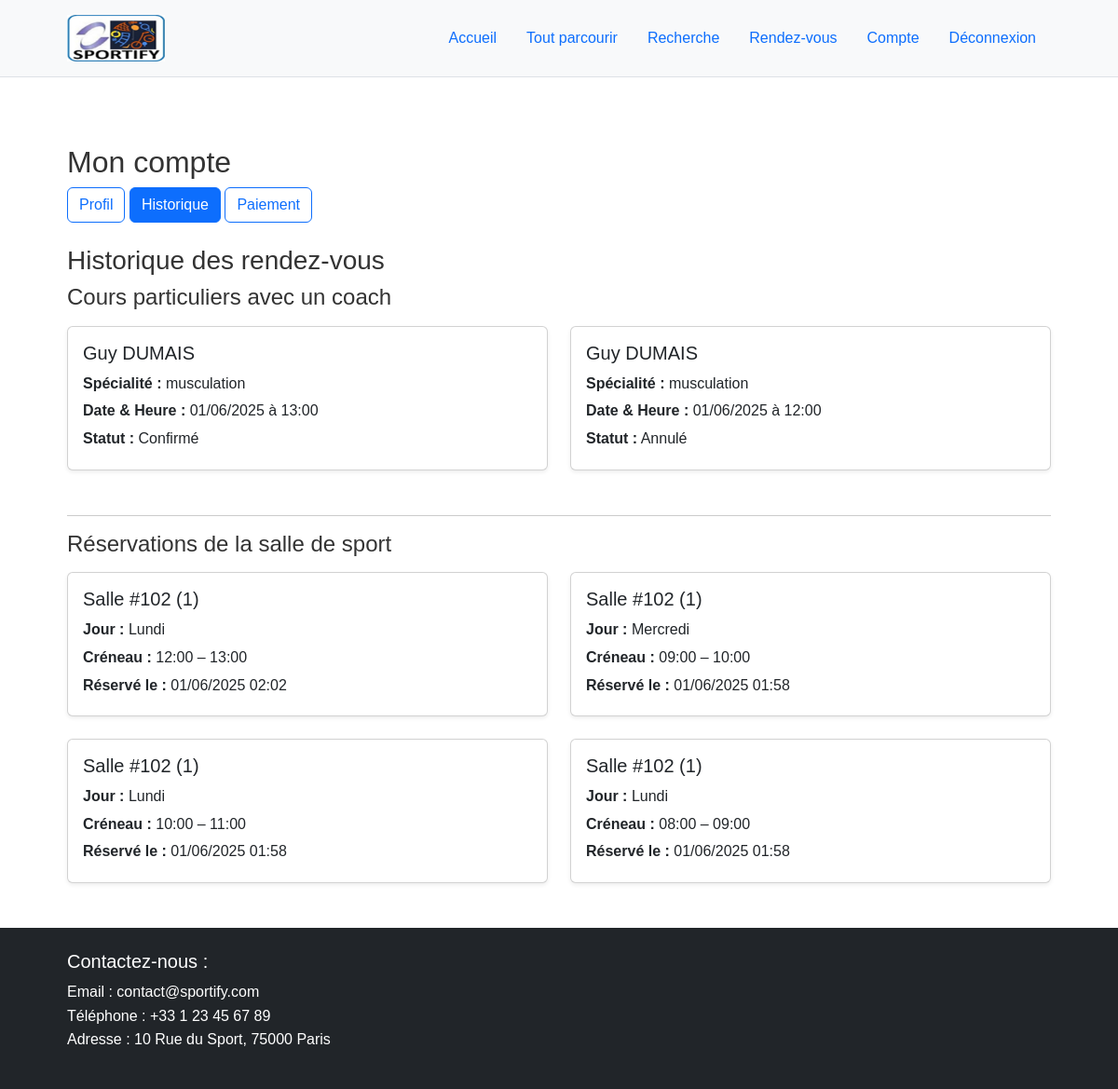
Screenshot of /dashboard.php?tab=history (signed in) with the database file from the repository.
### tables this page shows
CREATE TABLE `rdv` (
  `ID_RDV` int(11) NOT NULL,
  `Date_RDV` datetime NOT NULL,
  `ID_Coach` int(11) NOT NULL,
  `User_id` int(11) NOT NULL,
  `Statut_RDV` tinyint(1) NOT NULL
);

CREATE TABLE `rdv_salle` (
  `ID_Rdv` int(11) NOT NULL,
  `ID_Salle` int(11) NOT NULL,
  `DayOfWeek` tinyint(1) NOT NULL COMMENT '0=Dimanche … 6=Samedi',
  `StartTime` time NOT NULL,
  `User_id` int(11) NOT NULL COMMENT 'ID du client connecté',
  `CreatedAt` datetime NOT NULL DEFAULT CURRENT_TIMESTAMP
);

### public/dashboard.php (the view, shortened to what this page needs)
<?php
$userId = (int) $_SESSION['user_id'];
require __DIR__ . '/../includes/db.php';
include __DIR__ . '/../includes/header.php';
$stmtUser = $pdo->prepare("SELECT * FROM client WHERE ID_User = ?");
$stmtUser->execute([$userId]);
$user = $stmtUser->fetch();
$tab = $_GET['tab'] ?? 'profile';
$coachAppointments = [];
$salleAppointments = [];
if ($tab === 'history') {
    $sqlCoach = "
      SELECT
        r.ID_RDV,
        r.Date_RDV,
        r.Statut_RDV,
        c.ID_Coach,
        CONCAT(c.Name_Coach, ' ', c.LName_Coach) AS Nom_Prenom_Coach,
        c.Specialty_Coach
      FROM `rdv` AS r
      INNER JOIN `personel/coach` AS c
        ON r.ID_Coach = c.ID_Coach
      WHERE r.User_id = :uid
        AND r.Date_RDV < NOW()
      ORDER BY r.Date_RDV DESC
    ";
    $stmtCoach = $pdo->prepare($sqlCoach);
    $stmtCoach->execute([':uid' => $userId]);
    $coachAppointments = $stmtCoach->fetchAll(PDO::FETCH_ASSOC);
    $sqlSalle = "
      SELECT
        rs.ID_Rdv            AS ID_RdvSalle,
        rs.ID_Salle,
        rs.DayOfWeek,
        rs.StartTime,
        rs.CreatedAt,
        s.Numero_Salle
      FROM `rdv_salle` AS rs
      INNER JOIN `salle de sport` AS s
        ON rs.ID_Salle = s.ID_Salle
      WHERE rs.User_id = :uid
      ORDER BY rs.CreatedAt DESC
    ";
    $stmtSalle = $pdo->prepare($sqlSalle);
    $stmtSalle->execute([':uid' => $userId]);
    $salleAppointments = $stmtSalle->fetchAll(PDO::FETCH_ASSOC);
}
function jourTexte(int $d): string {
    $map = [
      0 => 'Dimanche',
      1 => 'Lundi',
      2 => 'Mardi',
      3 => 'Mercredi',
      4 => 'Jeudi',
      5 => 'Vendredi',
      6 => 'Samedi'
    ];
    return $map[$d] ?? '';
}
?>
<main class="container py-5">
  <h2>Mon compte</h2>
  <div class="mb-4">
    <a href="dashboard.php?tab=profile"
       class="btn btn-outline-primary <?= $tab==='profile'?'active':'' ?>">
      Profil
    </a>
    <a href="dashboard.php?tab=history"
       class="btn btn-outline-primary <?= $tab==='history'?'active':'' ?>">
      Historique
    </a>
    <a href="dashboard.php?tab=payment"
       class="btn btn-outline-primary <?= $tab==='payment'?'active':'' ?>">
      Paiement
    </a>
  </div>
  <?php if ($tab === 'profile'): ?>
    <h3>Profil</h3>
    <ul class="list-group mb-4">
      <li class="list-group-item">
        <strong>Nom :</strong> <?= htmlspecialchars($user['Name_User']) ?>
      </li>
      <li class="list-group-item">
        <strong>Prénom :</strong> <?= htmlspecialchars($user['LName_User']) ?>
      </li>
      <li class="list-group-item">
        <strong>Email :</strong> <?= htmlspecialchars($user['EMail_User']) ?>
      </li>
      <li class="list-group-item">
        <strong>Adresse :</strong>
        <?= htmlspecialchars($user['AdressLigne1_User']) ?>
        <?php if (!empty($user['AdressLigne2_User'])): ?>
          , <?= htmlspecialchars($user['AdressLigne2_User']) ?>
        <?php endif; ?>
        , <?= htmlspecialchars($user['Ville_User']) ?> <?= htmlspecialchars($user['CodePostal_User']) ?>,
        <?= htmlspecialchars($user['Pays_User']) ?>
      </li>
      <li class="list-group-item">
        <strong>Téléphone :</strong> <?= htmlspecialchars($user['Telephone_User']) ?>
      </li>
    </ul>
  <?php elseif ($tab === 'history'): ?>
    <h3>Historique des rendez-vous</h3>
    <section class="mb-5">
      <h4 class="mb-3">Cours particuliers avec un coach</h4>
      <?php if (empty($coachAppointments)): ?>
        <div class="alert alert-info">
          Vous n’avez aucun rendez-vous coach passé pour le moment.
        </div>
      <?php else: ?>
        <div class="row gy-4">
          <?php foreach ($coachAppointments as $rdv):
            $dt = new DateTime($rdv['Date_RDV']);
            $dateTexte = $dt->format('d/m/Y \à H:i');
            $statut = ((int)$rdv['Statut_RDV'] === 1) ? 'Confirmé' : 'Annulé';
          ?>
            <div class="col-md-6">
              <div class="card h-100 shadow-sm">
                <div class="card-body d-flex flex-column">
                  <h5 class="card-title mb-2">
                    <?= htmlspecialchars($rdv['Nom_Prenom_Coach']) ?>
                  </h5>
                  <p class="mb-1">
                    <strong>Spécialité :</strong> <?= htmlspecialchars($rdv['Specialty_Coach']) ?>
                  </p>
                  <p class="mb-1">
                    <strong>Date &amp; Heure :</strong> <?= htmlspecialchars($dateTexte) ?>
                  </p>
                  <p class="mb-1">
                    <strong>Statut :</strong> <?= htmlspecialchars($statut) ?>
                  </p>
                </div>
              </div>
            </div>
          <?php endforeach; ?>
        </div>
      <?php endif; ?>
    </section>
    <hr>
    <section>
      <h4 class="mb-3">Réservations de la salle de sport</h4>
      <?php if (empty($salleAppointments)): ?>
        <div class="alert alert-info">
          Vous n’avez aucune réservation de salle pour le moment.
        </div>
      <?php else: ?>
        <div class="row gy-4">
          <?php foreach ($salleAppointments as $rs):
            $jour = jourTexte((int)$rs['DayOfWeek']);
            $heureDebut = substr($rs['StartTime'], 0, 5);
            $heureFin   = date('H:i', strtotime($rs['StartTime'] . ' +1 hour'));
            $created = new DateTime($rs['CreatedAt']);
            $createdTexte = $created->format('d/m/Y H:i');
          ?>
            <div class="col-md-6">
              <div class="card h-100 shadow-sm">
                <div class="card-body d-flex flex-column">
                  <h5 class="card-title mb-2">
                    Salle #<?= (int)$rs['ID_Salle'] ?>
                    <?php if (!empty($rs['Numero_Salle'])): ?>
                      (<?= htmlspecialchars($rs['Numero_Salle']) ?>)
                    <?php endif; ?>
                  </h5>
                  <p class="mb-1">
                    <strong>Jour :</strong> <?= htmlspecialchars($jour) ?>
                  </p>
                  <p class="mb-1">
                    <strong>Créneau :</strong> <?= htmlspecialchars($heureDebut) ?> – <?= htmlspecialchars($heureFin) ?>
                  </p>
                  <p class="mb-1">
                    <strong>Réservé le :</strong> <?= htmlspecialchars($createdTexte) ?>
                  </p>
                </div>
              </div>
            </div>
          <?php endforeach; ?>
        </div>
      <?php endif; ?>
    </section>
  <?php endif; ?>
</main>
<?php include __DIR__ . '/../includes/footer.php'; ?>

### assets/css/styles.css (style rules this page uses)
* { margin: 0; padding: 0; box-sizing: border-box; }
body { font-family: Arial, sans-serif; line-height: 1.6; color: #333; }
.container { width: 90%; max-width: 1200px; margin: auto; }

### rows the page displays
rdv: Nom_Prenom_Coach "Guy DUMAIS", ID_Coach.Specialty_Coach "musculation", Date_RDV "01/06/2025 à 13:00", Statut_RDV "Confirmé"
rdv: Nom_Prenom_Coach "Guy DUMAIS", ID_Coach.Specialty_Coach "musculation", Date_RDV "01/06/2025 à 12:00", Statut_RDV "Annulé"
rdv_salle: ID_Salle "102", ID_Salle.Numero_Salle "1", DayOfWeek "Lundi", StartTime "12:00", StartTime "13:00", CreatedAt "01/06/2025 02:02"
rdv_salle: ID_Salle "102", ID_Salle.Numero_Salle "1", DayOfWeek "Mercredi", StartTime "09:00", StartTime "10:00", CreatedAt "01/06/2025 01:58"
rdv_salle: ID_Salle "102", ID_Salle.Numero_Salle "1", DayOfWeek "Lundi", StartTime "10:00", StartTime "11:00", CreatedAt "01/06/2025 01:58"
rdv_salle: ID_Salle "102", ID_Salle.Numero_Salle "1", DayOfWeek "Lundi", StartTime "08:00", StartTime "09:00", CreatedAt "01/06/2025 01:58"
